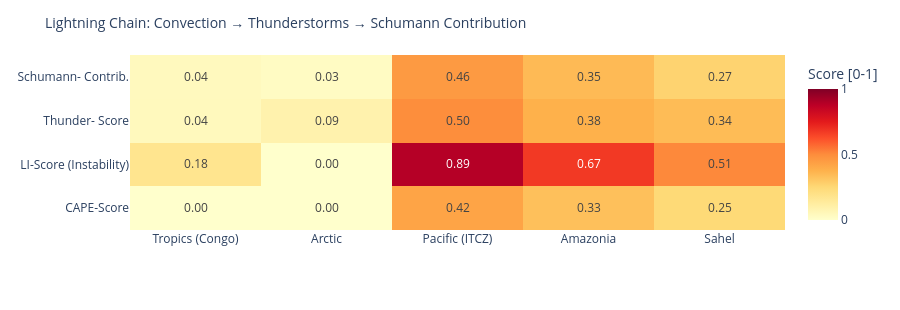

Here is the notebook cell this chart was saved with:
### Code cell
# ============================================================
# LIGHTNING CHAIN: Convection → Thunderstorms → Schumann
# Shows the causal chain per measurement point as heatmap
# ============================================================

def cape_score(v):
    """CAPE → normalized score [0,1]"""
    if v is None or pd.isna(v): return 0.0
    return min(1.0, float(v) / 3000)

def li_score(v):
    """Lifted Index: negative = unstable → score [0,1]"""
    if v is None or pd.isna(v): return 0.3
    return min(1.0, max(0.0, (-float(v) + 6) / 12))

def cloud_score(v):
    if v is None or pd.isna(v): return 0.3
    return float(v) / 100

def thunder_score(row):
    """Kombinierter Gewitterwahrscheinlichkeits-Score
    CAPE + LI + Bedeckung + WMO-Gewitter + konvektiver Niederschlag (showers)
    Hinweis: X-Ray und Kp sind kein Bestandteil – nur geomagn./solarer Kontext.
    """
    cs = cape_score(row.get('cape'))
    ls = li_score(row.get('li'))
    cl = cloud_score(row.get('cloud'))
    t  = 1.0 if row.get('thunderstorm') else 0.0
    # Convective precipitation (showers) as additional indicator
    sh = min(1.0, (row.get('showers') or 0) / 5.0)
    return round(cs * 0.30 + ls * 0.25 + cl * 0.15 + t * 0.20 + sh * 0.10, 3)

def schumann_contribution(t_score, lat):
    """Schumann contribution: higher in tropics (±30°), scaled by thunderstorm score"""
    lat_weight = max(0.3, 1.0 - abs(lat) / 60)
    return round(t_score * lat_weight, 3)

df_atm['cape_score']   = df_atm.apply(lambda r: cape_score(r['cape']), axis=1)
df_atm['li_score']     = df_atm.apply(lambda r: li_score(r['li']),    axis=1)
df_atm['thunder_score']= df_atm.apply(lambda r: thunder_score(r.to_dict()), axis=1)
df_atm['schumann_contribution'] = df_atm.apply(
    lambda r: schumann_contribution(r['thunder_score'], r['lat']), axis=1)

metrics = ['cape_score', 'li_score', 'thunder_score', 'schumann_contribution']
labels  = ['CAPE-Score', 'LI-Score\n(Instability)', 'Thunder-\nScore', 'Schumann-\nContrib.']
z_data  = [df_atm[m].tolist() for m in metrics]

fig = go.Figure(go.Heatmap(
    z=z_data,
    x=df_atm['point'].tolist(),
    y=labels,
    colorscale='YlOrRd',
    zmin=0, zmax=1,
    text=[[f'{v:.2f}' for v in row] for row in z_data],
    texttemplate='%{text}', textfont=dict(size=12),
    colorbar=dict(title='Score [0-1]')
))
fig.update_layout(
    title=dict(text='Lightning Chain: Convection → Thunderstorms → Schumann Contribution', font=dict(size=14)),
    height=310,
    plot_bgcolor='rgba(0,0,0,0)', paper_bgcolor='rgba(0,0,0,0)',
    margin=dict(l=130, r=80, t=55, b=80)
)
fig.show()

### Figure 1 — Plotly figure (JSON) as saved in the notebook; plotly's stock layout.template omitted (floating-point values rounded to 4 significant figures)
{"data": [{"colorbar": {"title": {"text": "Score [0-1]"}}, "colorscale": [[0.0, "rgb(255,255,204)"], [0.125, "rgb(255,237,160)"], [0.25, "rgb(254,217,118)"], [0.375, "rgb(254,178,76)"], [0.5, "rgb(253,141,60)"], [0.625, "rgb(252,78,42)"], [0.75, "rgb(227,26,28)"], [0.875, "rgb(189,0,38)"], [1.0, "rgb(128,0,38)"]], "text": [["0.00", "0.00", "0.42", "0.33", "0.25"], ["0.18", "0.00", "0.89", "0.67", "0.51"], ["0.04", "0.09", "0.50", "0.38", "0.34"], ["0.04", "0.03", "0.46", "0.35", "0.27"]], "textfont": {"size": 12}, "texttemplate": "%{text}", "type": "heatmap", "x": ["Tropics (Congo)", "Arctic", "Pacific (ITCZ)", "Amazonia", "Sahel"], "y": ["CAPE-Score", "LI-Score\n(Instability)", "Thunder-\nScore", "Schumann-\nContrib."], "z": [[0.0, 0.0, 0.4233, 0.33, 0.2467], [0.175, 0.0, 0.8917, 0.675, 0.5083], [0.044, 0.087, 0.498, 0.38, 0.344], [0.041, 0.026, 0.456, 0.348, 0.269]], "zmax": 1, "zmin": 0}], "layout": {"height": 310, "margin": {"b": 80, "l": 130, "r": 80, "t": 55}, "paper_bgcolor": "rgba(0,0,0,0)", "plot_bgcolor": "rgba(0,0,0,0)", "title": {"font": {"size": 14}, "text": "Lightning Chain: Convection → Thunderstorms → Schumann Contribution"}}}
